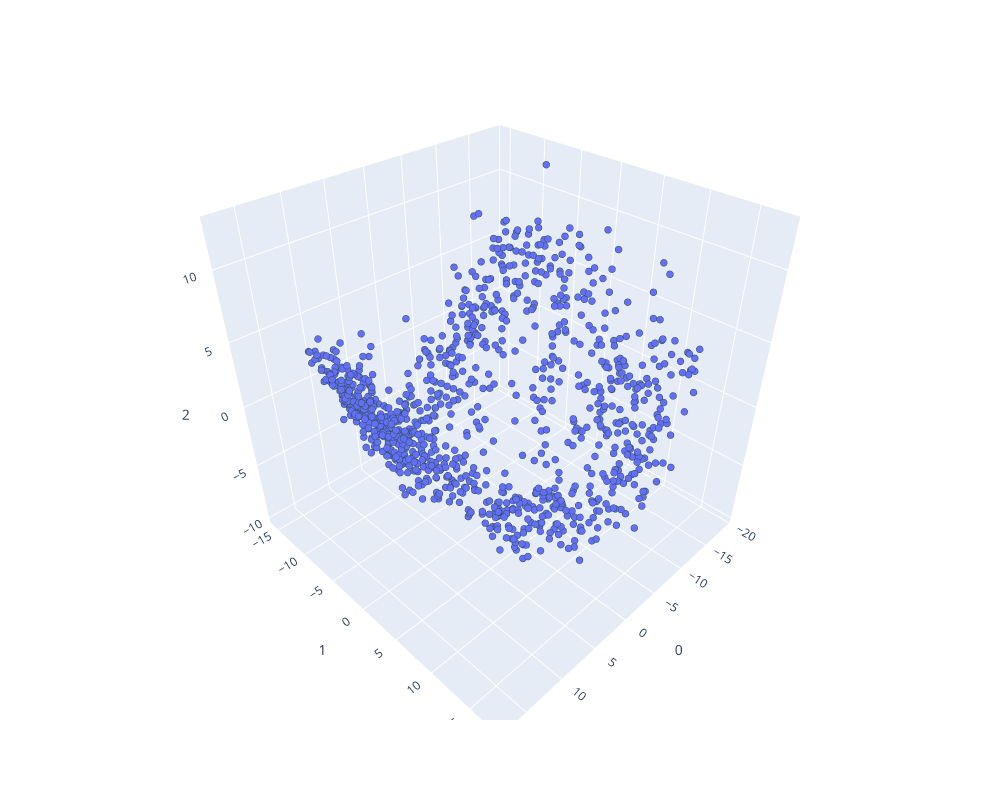

Notebook source saved alongside this figure:
### Code cell
chnt.scatter3D(adata)

### Figure 1 — Plotly figure (JSON) as saved in the notebook; plotly's stock layout.template omitted (floating-point values rounded to 4 significant figures; data arrays with more than 128 entries replaced by an {"elided": "..."} marker saying what was removed)
{"data": [{"hovertemplate": "0=%{x}<br>1=%{y}<br>2=%{z}<extra></extra>", "legendgroup": "", "marker": {"color": "#636efa", "line": {"color": "DarkSlateGrey", "width": 1}, "size": 4, "symbol": "circle"}, "mode": "markers", "name": "", "scene": "scene", "showlegend": false, "type": "scatter3d", "x": {"elided": "1077 float values"}, "y": {"elided": "1077 float values"}, "z": {"elided": "1077 float values"}}], "layout": {"height": 800, "legend": {"itemsizing": "constant", "title": {}, "tracegroupgap": 0, "x": 0.01, "xanchor": "left", "y": 0.99, "yanchor": "top"}, "margin": {"t": 60}, "scene": {"aspectmode": "cube", "domain": {"x": [0, 1], "y": [0, 1]}, "xaxis": {"title": {"text": "0"}}, "yaxis": {"title": {"text": "1"}}, "zaxis": {"title": {"text": "2"}}}, "showlegend": true, "width": 1000}}
